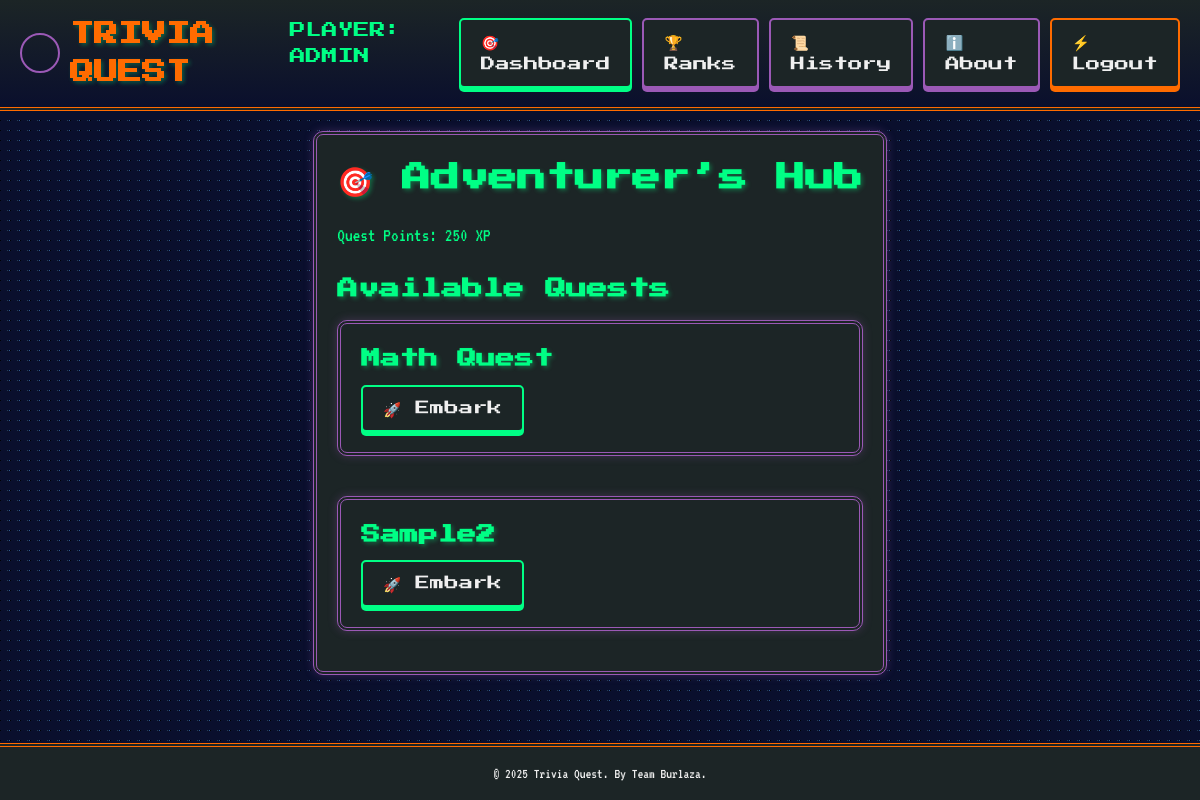
The app's page /player_dashboard.php (signed in) with its own data.
### tables this page shows
CREATE TABLE `users` (
  `id` int(11) NOT NULL,
  `username` varchar(50) NOT NULL,
  `password` varchar(255) NOT NULL,
  `role` enum('host','player') NOT NULL,
  `xp` int(11) DEFAULT 0,
  `avatar` varchar(255) DEFAULT NULL,
  `created_at` datetime DEFAULT current_timestamp()
);

CREATE TABLE `quizzes` (
  `id` int(11) NOT NULL,
  `title` varchar(255) NOT NULL,
  `status` enum('draft','published','archived') DEFAULT 'draft',
  `created_by` int(11) NOT NULL,
  `created_at` datetime DEFAULT current_timestamp()
);

### player_dashboard.php (the view, shortened to what this page needs)
<?php
require_once 'header.php';
$user_id = $_SESSION['user_id'];
try {
    $stmt = $pdo->prepare("SELECT id, title FROM quizzes WHERE status = 'published'");
    $stmt->execute();
    $quizzes = $stmt->fetchAll();
    $stmt = $pdo->prepare("SELECT xp FROM users WHERE id = ?");
    $stmt->execute([$user_id]);
    $user = $stmt->fetch();
} catch (PDOException $e) {
    error_log("Fetch data error: " . $e->getMessage());
    $error = 'Failed to fetch data.';
}
?>
<div class="card">
    <h2 style="font-size: 1.8rem; margin-bottom: 20px;">🎯 Adventurer’s Hub</h2>
    <div style="margin-bottom: 20px;">
        <p style="font-size: 1.2rem; color: #00ff85;">Quest Points: <?php echo $user['xp'] ?? 0; ?> XP</p>
    </div>
    <h3 style="font-size: 1.3rem; margin-bottom: 15px;">Available Quests</h3>
    <div class="grid">
        <?php if (empty($quizzes)): ?>
            <p style="color: #f0f0f0;">No quests available.</p>
        <?php else: ?>
            <?php foreach ($quizzes as $quiz): ?>
                <div class="card">
                    <h4 style="font-size: 1.2rem; color: #00ff85;"><?php echo htmlspecialchars($quiz['title']); ?></h4>
                    <a href="play_quiz.php?quiz_id=<?php echo $quiz['id']; ?>" class="btn btn-success" style="margin-top: 10px;">🚀 Embark</a>
                </div>
            <?php endforeach; ?>
        <?php endif; ?>
    </div>
</div>
<?php require_once 'footer.php'; ?>

### styles.css (style rules this page uses)
* { margin: 0; padding: 0; box-sizing: border-box; }
body { color: #f0f0f0; font-family: 'VT323', monospace; line-height: 1.6; min-height: 100vh; display: flex; flex-direction: column; }
h1, h2, h3, h4 { font-family: 'Press Start 2P', cursive; color: #00ff85; text-shadow: 2px 2px 4px rgba(0, 255, 133, 0.3); }
.btn { display: inline-block; padding: 10px 20px; background: #1c2526; color: #f0f0f0; text-decoration: none; font-family: 'Press Start 2P', cursive; font-size: 0.9rem; border: 2px solid #00ff85; border-radius: 5px; box-shadow: 0 4px 0 #00ff85; transition: transform 0.2s, box-shadow 0.2s; }
.btn-success { border-color: #00ff85; box-shadow: 0 4px 0 #00ff85; }
.card { background: #1c2526; padding: 20px; border: 4px double #9b59b6; border-radius: 10px; box-shadow: 0 0 10px rgba(155, 89, 182, 0.3); margin-bottom: 20px; }
.grid { display: grid; grid-template-columns: repeat(auto-fill, minmax(300px, 1fr)); gap: 20px; }

### records on screen
users: xp "250"
quizzes: title "Math Quest"
quizzes: title "Sample2"

### other values on screen
$_SESSION['username'] "ADMIN"
